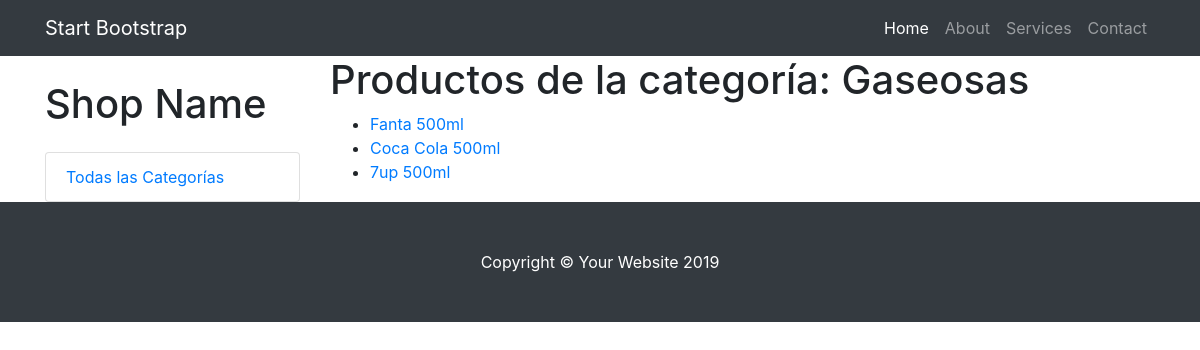
/tienda/categoria/1/, run on the app's committed database.
### tienda/models.py (models this page shows, shortened)
class Categoria(models.Model):
    nombre = models.CharField(max_length=200)
    pub_date = models.DateTimeField('fecha de registro',auto_now=True)

class Producto(models.Model):
    categoria = models.ForeignKey(Categoria,on_delete=models.CASCADE)
    nombre = models.CharField(max_length=200)
    precio = models.DecimalField(max_digits=6,decimal_places=2)
    stock = models.IntegerField(default=0)
    pub_date = models.DateTimeField('date published')

### tienda/views.py (the view)
# urls.py: path('categoria/<int:categoria_id>/', views.listaProductosPorCategoria, name='listaProductosPorCategoria'),
def listaProductosPorCategoria(request, categoria_id):
    categoria = get_object_or_404(Categoria, pk=categoria_id)
    productos = Producto.objects.filter(categoria=categoria)
    context = {'categoria': categoria, 'productos': productos}
    return render(request, 'productosPorCategoria.html', context)

### tienda/templates/productosPorCategoria.html
{% extends "layout.html" %}
{% block content %}
<h1>Productos de la categoría: {{ categoria.nombre }}</h1>
<ul>
  {% for producto in productos %}
    <li><a href="/tienda/producto/{{ producto.id }}/">{{ producto.nombre }}</a></li>
  {% endfor %}
</ul>
{% endblock %}

### tienda/static/css/shop.css (style rules this page uses)
body { padding-top: 54px; }
@media (min-width: 992px) { body { padding-top: 56px; } }

### data on the page
Categoria: nombre "Gaseosas"
Producto: nombre "Fanta 500ml"
Producto: nombre "Coca Cola 500ml"
Producto: nombre "7up 500ml"
